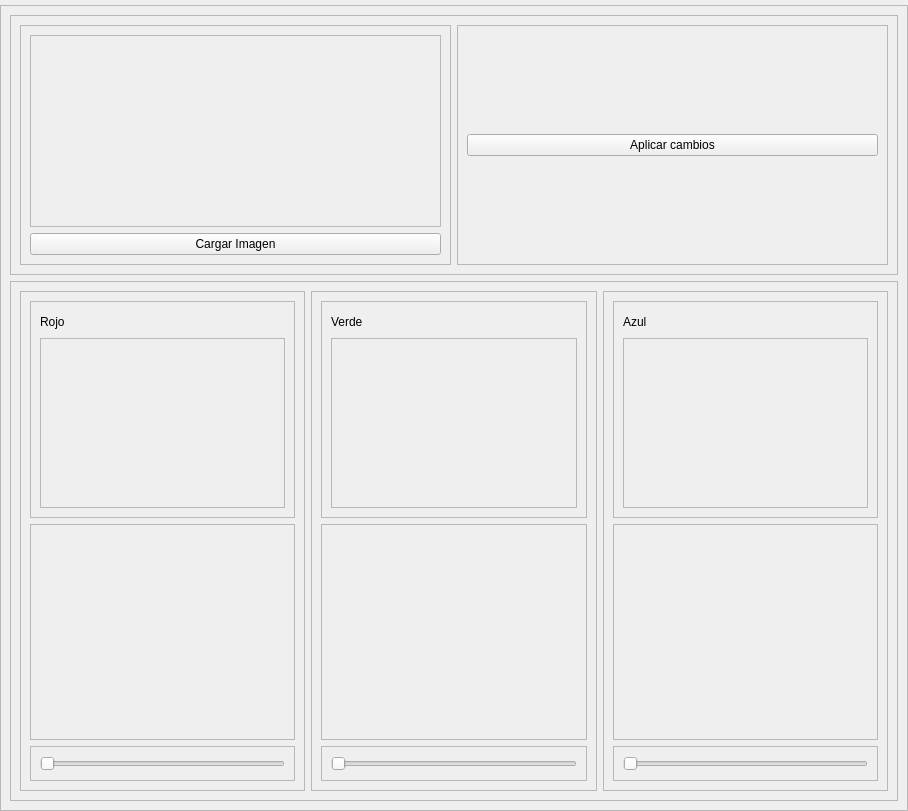
<?xml version="1.0" encoding="UTF-8"?>
<ui version="4.0">
 <class>MainWindow</class>
 <widget class="QMainWindow" name="MainWindow">
  <property name="geometry">
   <rect>
    <x>0</x>
    <y>0</y>
    <width>908</width>
    <height>811</height>
   </rect>
  </property>
  <property name="windowTitle">
   <string>Histograma del espectro RGB</string>
  </property>
  <widget class="QWidget" name="centralwidget">
   <layout class="QVBoxLayout" name="verticalLayout">
    <property name="leftMargin">
     <number>0</number>
    </property>
    <property name="topMargin">
     <number>5</number>
    </property>
    <property name="rightMargin">
     <number>0</number>
    </property>
    <property name="bottomMargin">
     <number>0</number>
    </property>
    <item>
     <widget class="QFrame" name="frame_general">
      <property name="frameShape">
       <enum>QFrame::StyledPanel</enum>
      </property>
      <property name="frameShadow">
       <enum>QFrame::Raised</enum>
      </property>
      <property name="lineWidth">
       <number>1</number>
      </property>
      <layout class="QVBoxLayout" name="verticalLayout_3" stretch="1,2">
       <item>
        <widget class="QFrame" name="frame_imagenes">
         <property name="frameShape">
          <enum>QFrame::StyledPanel</enum>
         </property>
         <property name="frameShadow">
          <enum>QFrame::Raised</enum>
         </property>
         <layout class="QHBoxLayout" name="horizontalLayout_2">
          <item>
           <widget class="QFrame" name="frame_img_original_contenedor">
            <property name="frameShape">
             <enum>QFrame::StyledPanel</enum>
            </property>
            <property name="frameShadow">
             <enum>QFrame::Raised</enum>
            </property>
            <layout class="QVBoxLayout" name="verticalLayout_2">
             <item>
              <widget class="QFrame" name="frame_img_original">
               <property name="frameShape">
                <enum>QFrame::StyledPanel</enum>
               </property>
               <property name="frameShadow">
                <enum>QFrame::Raised</enum>
               </property>
               <layout class="QVBoxLayout" name="verticalLayout_14">
                <item>
                 <layout class="QVBoxLayout" name="verticalLayout_img_original">
                  <property name="spacing">
                   <number>7</number>
                  </property>
                 </layout>
                </item>
               </layout>
              </widget>
             </item>
             <item>
              <widget class="QPushButton" name="pushButton_cargar_img">
               <property name="text">
                <string>Cargar Imagen</string>
               </property>
              </widget>
             </item>
            </layout>
           </widget>
          </item>
          <item>
           <widget class="QFrame" name="frame_img_resultante">
            <property name="frameShape">
             <enum>QFrame::StyledPanel</enum>
            </property>
            <property name="frameShadow">
             <enum>QFrame::Raised</enum>
            </property>
            <layout class="QVBoxLayout" name="verticalLayout_15">
             <item>
              <layout class="QVBoxLayout" name="verticalLayout_img_resultante"/>
             </item>
             <item>
              <widget class="QPushButton" name="pushButton_aplicar_cambios">
               <property name="text">
                <string>Aplicar cambios</string>
               </property>
              </widget>
             </item>
            </layout>
           </widget>
          </item>
         </layout>
        </widget>
       </item>
       <item>
        <widget class="QFrame" name="frame_espectros">
         <property name="frameShape">
          <enum>QFrame::StyledPanel</enum>
         </property>
         <property name="frameShadow">
          <enum>QFrame::Raised</enum>
         </property>
         <layout class="QHBoxLayout" name="horizontalLayout">
          <item>
           <widget class="QFrame" name="frame_espectro_r">
            <property name="frameShape">
             <enum>QFrame::StyledPanel</enum>
            </property>
            <property name="frameShadow">
             <enum>QFrame::Raised</enum>
            </property>
            <layout class="QVBoxLayout" name="verticalLayout_4" stretch="2,2,0">
             <item>
              <widget class="QFrame" name="frame_img_r">
               <property name="frameShape">
                <enum>QFrame::StyledPanel</enum>
               </property>
               <property name="frameShadow">
                <enum>QFrame::Raised</enum>
               </property>
               <layout class="QVBoxLayout" name="verticalLayout_7" stretch="1,8">
                <item>
                 <widget class="QLabel" name="label">
                  <property name="text">
                   <string>Rojo</string>
                  </property>
                 </widget>
                </item>
                <item>
                 <widget class="QFrame" name="frame_img_display_r">
                  <property name="frameShape">
                   <enum>QFrame::StyledPanel</enum>
                  </property>
                  <property name="frameShadow">
                   <enum>QFrame::Raised</enum>
                  </property>
                  <layout class="QVBoxLayout" name="verticalLayout_16">
                   <item>
                    <layout class="QVBoxLayout" name="verticalLayout_canal_r"/>
                   </item>
                  </layout>
                 </widget>
                </item>
               </layout>
              </widget>
             </item>
             <item>
              <widget class="QFrame" name="frame_histograma_r">
               <property name="frameShape">
                <enum>QFrame::StyledPanel</enum>
               </property>
               <property name="frameShadow">
                <enum>QFrame::Raised</enum>
               </property>
               <layout class="QVBoxLayout" name="verticalLayout_18">
                <item>
                 <layout class="QVBoxLayout" name="verticalLayout_histograma_r"/>
                </item>
               </layout>
              </widget>
             </item>
             <item>
              <widget class="QFrame" name="frame_slider_r">
               <property name="frameShape">
                <enum>QFrame::StyledPanel</enum>
               </property>
               <property name="frameShadow">
                <enum>QFrame::Raised</enum>
               </property>
               <layout class="QVBoxLayout" name="verticalLayout_10">
                <item>
                 <widget class="QSlider" name="horizontalSlider_valor_r">
                  <property name="orientation">
                   <enum>Qt::Horizontal</enum>
                  </property>
                 </widget>
                </item>
               </layout>
              </widget>
             </item>
            </layout>
           </widget>
          </item>
          <item>
           <widget class="QFrame" name="frame_espectro_g">
            <property name="frameShape">
             <enum>QFrame::StyledPanel</enum>
            </property>
            <property name="frameShadow">
             <enum>QFrame::Raised</enum>
            </property>
            <layout class="QVBoxLayout" name="verticalLayout_5" stretch="2,2,0">
             <item>
              <widget class="QFrame" name="frame_img_g">
               <property name="frameShape">
                <enum>QFrame::StyledPanel</enum>
               </property>
               <property name="frameShadow">
                <enum>QFrame::Raised</enum>
               </property>
               <layout class="QVBoxLayout" name="verticalLayout_8" stretch="1,8">
                <item>
                 <widget class="QLabel" name="label_2">
                  <property name="text">
                   <string>Verde</string>
                  </property>
                 </widget>
                </item>
                <item>
                 <widget class="QFrame" name="frame_img_display_g">
                  <property name="frameShape">
                   <enum>QFrame::StyledPanel</enum>
                  </property>
                  <property name="frameShadow">
                   <enum>QFrame::Raised</enum>
                  </property>
                  <layout class="QVBoxLayout" name="verticalLayout_17">
                   <item>
                    <layout class="QVBoxLayout" name="verticalLayout_canal_g"/>
                   </item>
                  </layout>
                 </widget>
                </item>
               </layout>
              </widget>
             </item>
             <item>
              <widget class="QFrame" name="frame_histograma_g">
               <property name="frameShape">
                <enum>QFrame::StyledPanel</enum>
               </property>
               <property name="frameShadow">
                <enum>QFrame::Raised</enum>
               </property>
               <layout class="QVBoxLayout" name="verticalLayout_20">
                <item>
                 <layout class="QVBoxLayout" name="verticalLayout_histograma_g"/>
                </item>
               </layout>
              </widget>
             </item>
             <item>
              <widget class="QFrame" name="frame_slider_g">
               <property name="frameShape">
                <enum>QFrame::StyledPanel</enum>
               </property>
               <property name="frameShadow">
                <enum>QFrame::Raised</enum>
               </property>
               <layout class="QVBoxLayout" name="verticalLayout_11">
                <item>
                 <widget class="QSlider" name="horizontalSlider_valor_g">
                  <property name="orientation">
                   <enum>Qt::Horizontal</enum>
                  </property>
                 </widget>
                </item>
               </layout>
              </widget>
             </item>
            </layout>
           </widget>
          </item>
          <item>
           <widget class="QFrame" name="frame_espectro_b">
            <property name="frameShape">
             <enum>QFrame::StyledPanel</enum>
            </property>
            <property name="frameShadow">
             <enum>QFrame::Raised</enum>
            </property>
            <layout class="QVBoxLayout" name="verticalLayout_6" stretch="2,2,0">
             <item>
              <widget class="QFrame" name="frame_img_b">
               <property name="frameShape">
                <enum>QFrame::StyledPanel</enum>
               </property>
               <property name="frameShadow">
                <enum>QFrame::Raised</enum>
               </property>
               <layout class="QVBoxLayout" name="verticalLayout_9" stretch="1,8">
                <item>
                 <widget class="QLabel" name="label_3">
                  <property name="text">
                   <string>Azul</string>
                  </property>
                 </widget>
                </item>
                <item>
                 <widget class="QFrame" name="frame_img_display_b">
                  <property name="frameShape">
                   <enum>QFrame::StyledPanel</enum>
                  </property>
                  <property name="frameShadow">
                   <enum>QFrame::Raised</enum>
                  </property>
                  <layout class="QVBoxLayout" name="verticalLayout_19">
                   <item>
                    <layout class="QVBoxLayout" name="verticalLayout_canal_b"/>
                   </item>
                  </layout>
                 </widget>
                </item>
               </layout>
              </widget>
             </item>
             <item>
              <widget class="QFrame" name="frame_histograma_b">
               <property name="frameShape">
                <enum>QFrame::StyledPanel</enum>
               </property>
               <property name="frameShadow">
                <enum>QFrame::Raised</enum>
               </property>
               <layout class="QVBoxLayout" name="verticalLayout_22">
                <item>
                 <layout class="QVBoxLayout" name="verticalLayout_histograma_b"/>
                </item>
               </layout>
              </widget>
             </item>
             <item>
              <widget class="QFrame" name="frame_slider_b">
               <property name="frameShape">
                <enum>QFrame::StyledPanel</enum>
               </property>
               <property name="frameShadow">
                <enum>QFrame::Raised</enum>
               </property>
               <layout class="QVBoxLayout" name="verticalLayout_12">
                <item>
                 <widget class="QSlider" name="horizontalSlider_valor_b">
                  <property name="orientation">
                   <enum>Qt::Horizontal</enum>
                  </property>
                 </widget>
                </item>
               </layout>
              </widget>
             </item>
            </layout>
           </widget>
          </item>
         </layout>
        </widget>
       </item>
      </layout>
     </widget>
    </item>
   </layout>
  </widget>
 </widget>
 <resources/>
 <connections/>
</ui>
